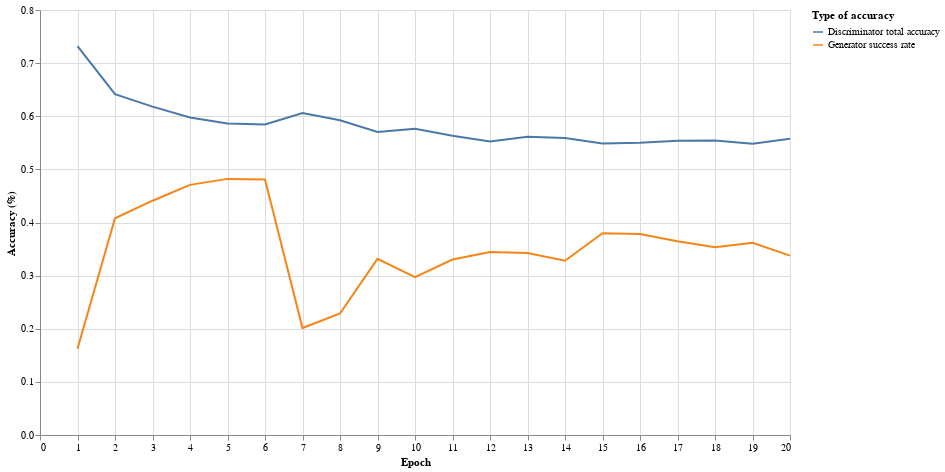

This figure's notebook cell:
### Code cell
ch3

### Figure 1 — Vega-Lite specification as saved in the notebook (floating-point values rounded to 4 significant figures)
{"config": {"view": {"continuousWidth": 300, "continuousHeight": 300}}, "data": {"name": "data-8c14b0966dc22aa7f408f663d65e7eb7"}, "mark": {"type": "line"}, "encoding": {"color": {"field": "Type of accuracy", "type": "nominal"}, "x": {"field": "Epoch", "type": "quantitative"}, "y": {"field": "Accuracy (%)", "type": "quantitative"}}, "height": 425, "transform": [{"fold": ["Generator success rate", "Discriminator total accuracy"], "as": ["Type of accuracy", "Accuracy (%)"]}], "width": 750, "$schema": "https://vega.github.io/schema/vega-lite/v5.15.1.json", "datasets": {"data-8c14b0966dc22aa7f408f663d65e7eb7": [{"Generator success rate": 0.1625, "Discriminator total accuracy": 0.7318, "Epoch": 1}, {"Generator success rate": 0.4078, "Discriminator total accuracy": 0.6414, "Epoch": 2}, {"Generator success rate": 0.441, "Discriminator total accuracy": 0.6182, "Epoch": 3}, {"Generator success rate": 0.4708, "Discriminator total accuracy": 0.5977, "Epoch": 4}, {"Generator success rate": 0.4821, "Discriminator total accuracy": 0.5862, "Epoch": 5}, {"Generator success rate": 0.4809, "Discriminator total accuracy": 0.5843, "Epoch": 6}, {"Generator success rate": 0.2014, "Discriminator total accuracy": 0.6062, "Epoch": 7}, {"Generator success rate": 0.2288, "Discriminator total accuracy": 0.5925, "Epoch": 8}, {"Generator success rate": 0.3317, "Discriminator total accuracy": 0.5703, "Epoch": 9}, {"Generator success rate": 0.2973, "Discriminator total accuracy": 0.5763, "Epoch": 10}, {"Generator success rate": 0.3303, "Discriminator total accuracy": 0.5633, "Epoch": 11}, {"Generator success rate": 0.3446, "Discriminator total accuracy": 0.5525, "Epoch": 12}, {"Generator success rate": 0.3424, "Discriminator total accuracy": 0.5613, "Epoch": 13}, {"Generator success rate": 0.3281, "Discriminator total accuracy": 0.5591, "Epoch": 14}, {"Generator success rate": 0.3798, "Discriminator total accuracy": 0.5489, "Epoch": 15}, {"Generator success rate": 0.3784, "Discriminator total accuracy": 0.5502, "Epoch": 16}, {"Generator success rate": 0.3648, "Discriminator total accuracy": 0.5537, "Epoch": 17}, {"Generator success rate": 0.3534, "Discriminator total accuracy": 0.5546, "Epoch": 18}, {"Generator success rate": 0.3618, "Discriminator total accuracy": 0.5482, "Epoch": 19}, {"Generator success rate": 0.3376, "Discriminator total accuracy": 0.5575, "Epoch": 20}]}}
